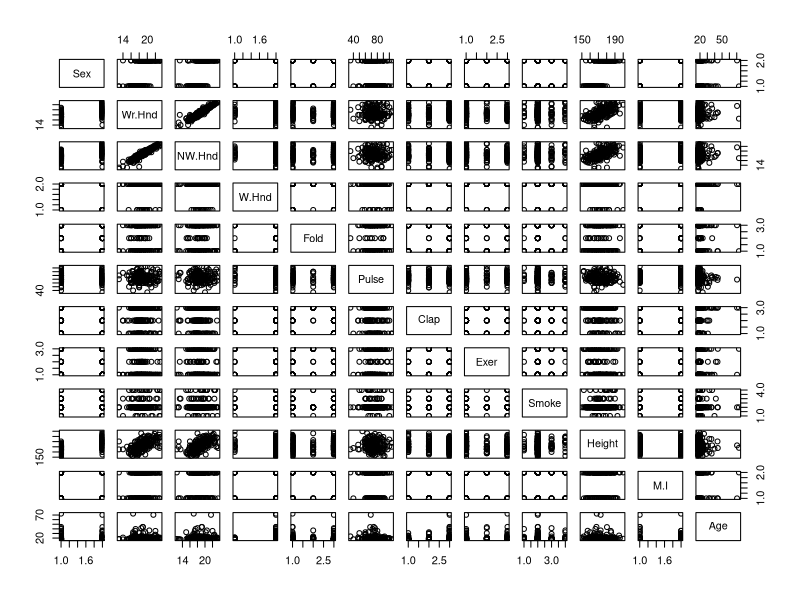
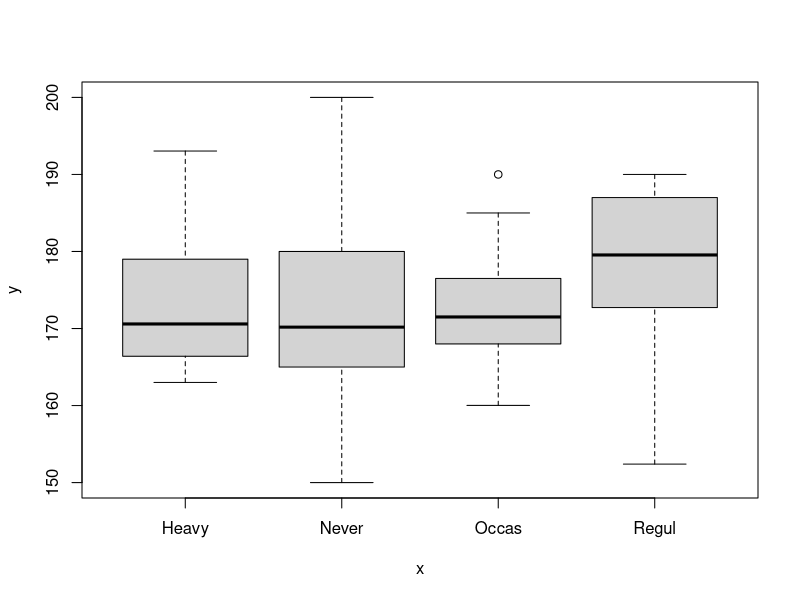

Recreate these plots in R, in order.
## ---- chunk 1
library(MASS)
## ---- chunk 2
print(survey)
## ---- chunk 3
#print first 5 rows in survey
head(survey,n=5L)
#print last 2 rows in survey
tail(survey,n=2L)
#list the structure of survey
str(survey)
#result summaries
summary(survey)
## ---- chunk 4
plot(survey)
## ---- chunk 5
plot(survey$Smoke,survey$Height)
